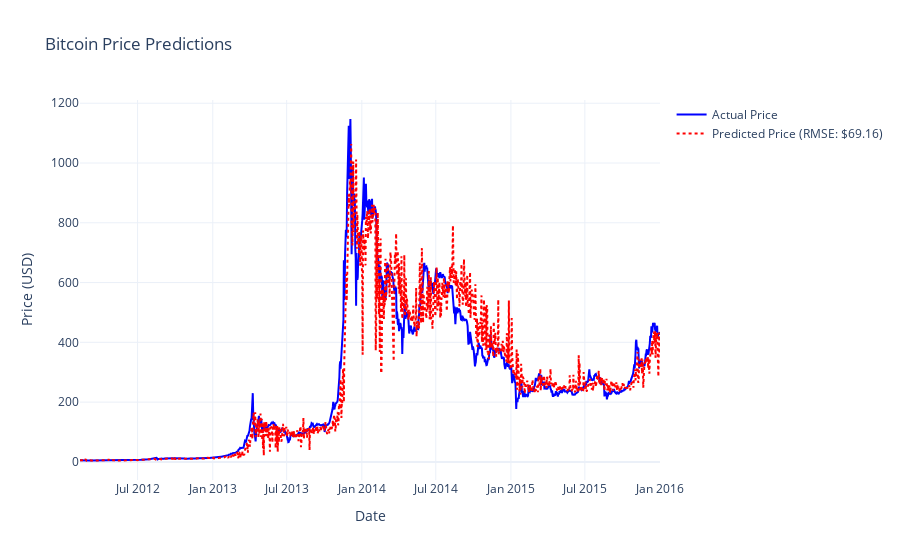

Write notebook code for a chart like this one.
### Code cell
# Configuration
config = {
    'start_date': '2011-06-05',
    'end_date': '2016-01-01',
    'model_type': 'random_forest',  # or 'random_forest'
    'training_length': 250,
    'window': 20,
    'horizon': 1,
    'chainlets': ['C_1_7', 'C_6_1', 'C_3_3', 'C_20_2', 'C_20_3', 'C_20_12', 'C_20_17', 'C_1_1']
}

# Initialize backtester
backtester = ChainletBacktester()
data_processor = backtester.data_processor

# Load data
price_path = "price_data.csv"
chainlet_path = "chainlet_data.txt"

print("Loading and processing data...")
price_data = data_processor.load_price_data(price_path)
chainlet_data = data_processor.process_chainlet_data(chainlet_path, binary_mode=config.get('binary_mode', False))

# Align data
data = data_processor.align_and_prepare_data(price_data, chainlet_data, horizon=config['horizon'])
data = data[config['start_date']:config['end_date']]

# Update backtester chainlet patterns
backtester.chainlet_patterns = config['chainlets']

# Run backtest
results = backtester.absolute_price_backtest(
    data=data,
    model_type=config['model_type'],
    training_length=config['training_length'],
    window=config['window'],
    horizon=config['horizon']
)

# Display results
results['performance_plot'].show()
print(f"RMSE: ${results['rmse']:.2f}")

### Figure 1 — Plotly figure (JSON) as saved in the notebook; plotly's stock layout.template omitted (floating-point values rounded to 4 significant figures; data arrays with more than 128 entries replaced by an {"elided": "..."} marker saying what was removed)
{"data": [{"line": {"color": "blue", "width": 2}, "name": "Actual Price", "type": "scatter", "x": {"elided": "1420 str values"}, "y": {"elided": "1420 float values"}}, {"line": {"color": "red", "dash": "dot", "width": 2}, "name": "Predicted Price (RMSE: $69.16)", "type": "scatter", "x": {"elided": "1420 str values"}, "y": {"elided": "1420 float values"}}], "layout": {"hovermode": "x unified", "title": {"text": "Bitcoin Price Predictions"}, "xaxis": {"title": {"text": "Date"}}, "yaxis": {"title": {"text": "Price (USD)"}}}}
